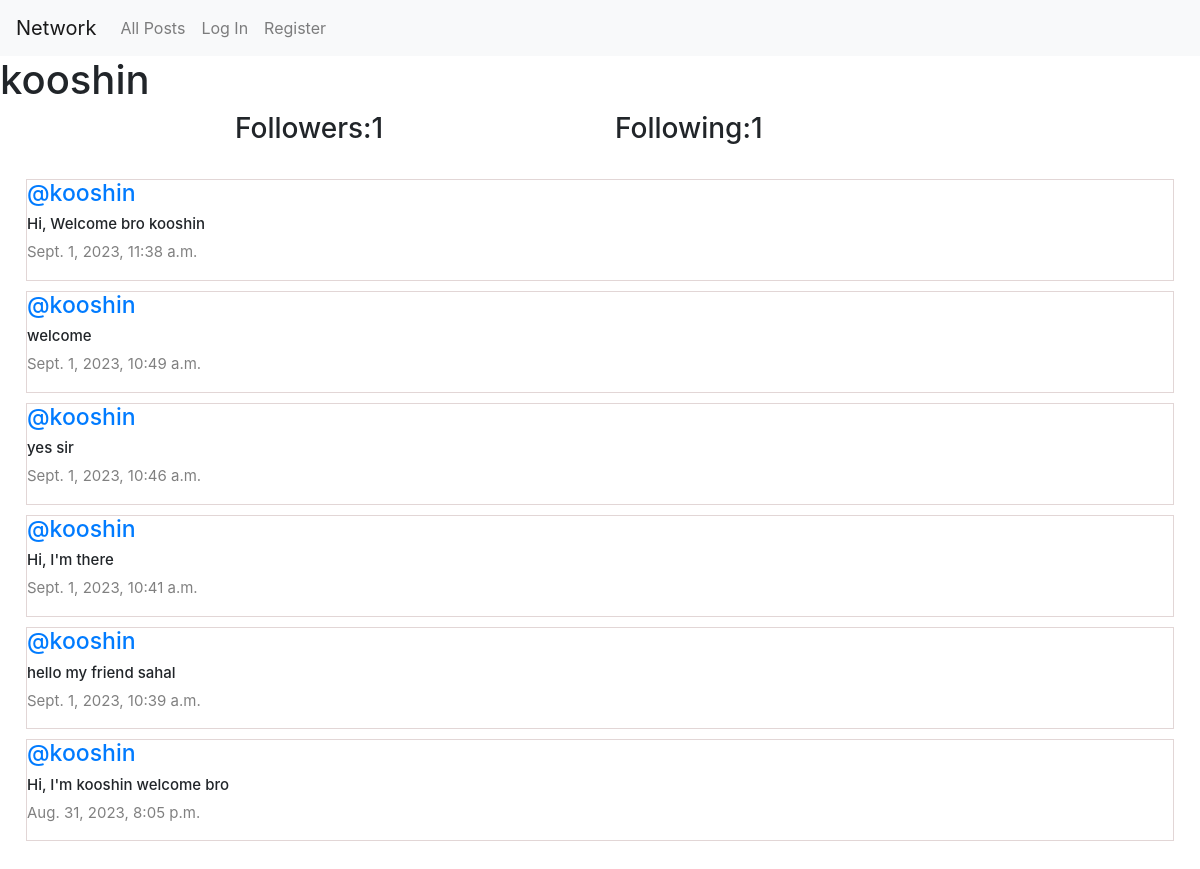
The page /profile/2 on the database its author committed.
### network/models.py (models this page shows, shortened)
class User(AbstractUser):
    pass

class Post(models.Model):
    content= models.CharField(max_length=140);
    user = models.ForeignKey(User, on_delete=models.CASCADE, related_name="author")
    date = models.DateTimeField(auto_now=True)

### network/views.py (the view)
# urls.py: path("profile/<int:user_id>", views.profile, name="profile"),
def profile(request, user_id):
    user = User.objects.get(pk=user_id)
    allPosts = Post.objects.filter(user=user).order_by("id").reverse()
    following = Follow.objects.filter(user=user)
    followers = Follow.objects.filter(user_follower = user)
    try:
        checkfollow = followers.filter(user=User.objects.get(pk=request.user.id))
        if len(checkfollow) != 0:
            isfollowing = True
        else:
            isfollowing = False
    except:
        isfollowing = False
    paginator = Paginator(allPosts, 10)
    page_number = request.GET.get('page')
    posts_of_the_page = paginator.get_page(page_number)
    return render(request, "network/profile.html",{
        "allPosts": allPosts,
        "posts_of_the_page": posts_of_the_page,
        "username": user.username,
        "following":following,
        "followers":followers,
        "isfollowing": isfollowing,
        "user_profile": user
    })

### network/templates/network/profile.html (shortened to what this page needs)
{% extends "network/layout.html" %}
{% block body %}
    <h1>{{username}}</h1>
    <div class="container">
        <div class="row d-flex justify-content-center">
            <h3 class="col-4">Followers:{{ following.count }}</h3>
            <h3 class="col-4">Following:{{ followers.count }}</h3>
        </div>
    </div>
    <div class="all-posts mx-3">
        {% for post in posts_of_the_page %}
            <div class="post">
                <h5 class="username"><a href="{% url 'profile' user_id=post.user.id %}">@{{ post.user}}</a></h5>
                <h6 class ="content">{{post.content}}</h6>
                <p class="date">{{post.date}}</p>
            </div>
         {% endfor %}
    </div>
{% endblock %}

### network/static/network/styles.css (style rules this page uses)
.all-posts { display: flex; justify-content: flex-start; flex-direction: column; margin: 20px; }
.post { border: 0.1px solid rgb(226, 214, 214); display: flex; justify-content: center; flex-direction: column; box-sizing: border-box; margin: 5px 10px; }
.content { font-size: 15px; }
.username { font-size: 23px; }
.date { color: gray; font-size: 15px; }

### rows shown on the page
User: username "kooshin"
Post: user "kooshin", content "Hi, Welcome bro kooshin", date "Sept. 1, 2023, 11:38 a.m."
Post: user "kooshin", content "welcome", date "Sept. 1, 2023, 10:49 a.m."
Post: user "kooshin", content "yes sir", date "Sept. 1, 2023, 10:46 a.m."
Post: user "kooshin", content "Hi, I'm there", date "Sept. 1, 2023, 10:41 a.m."
Post: user "kooshin", content "hello my friend sahal", date "Sept. 1, 2023, 10:39 a.m."
Post: user "kooshin", content "Hi, I'm kooshin welcome bro", date "Aug. 31, 2023, 8:05 p.m."

### other values the page prints
{{ following.count }} "1"
{{ followers.count }} "1"
